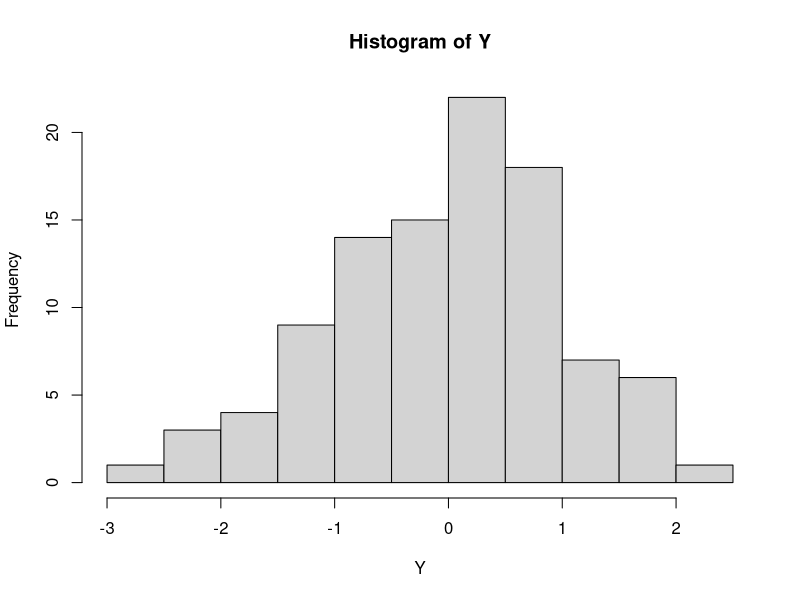

This chart was generated by the following R code:
## ---- chunk 1
knitr::opts_chunk$set(echo = TRUE)
## ---- chunk 2
# sample size of 100
Y <- rnorm(100)
hist(Y)
